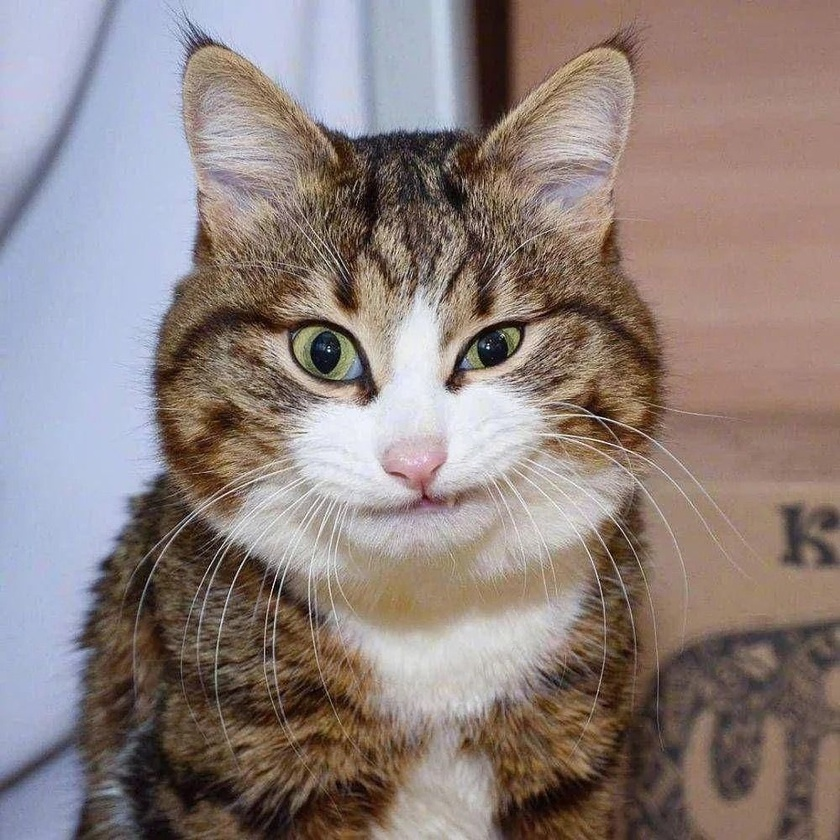
#> input picture kucing.jpg, 840 x 840 px, shrunk from 1000 x 1000 before the run
$ python latihan6.py
#> lines starting #> are read from the running program, lines starting #| are printed output that depends on the picture
import cv2

img = cv2.imread('kucing.jpg', 1)
#> img is the input picture: shape (840, 840, 3); mean B, G, R 125.4, 128.5, 142
cv2.imshow("original imgae", img)

#clahe (contrast limited adaptive histogram equalization)
clahe = cv2.createCLAHE(clipLimit=3., tileGridSize=(8,8))

lab = cv2.cvtColor(img, cv2.COLOR_RGB2LAB)
#> lab: shape (840, 840, 3); mean of channels 0, 1, 2 135.7, 130.4, 120.1
l, a, b = cv2.split(lab)
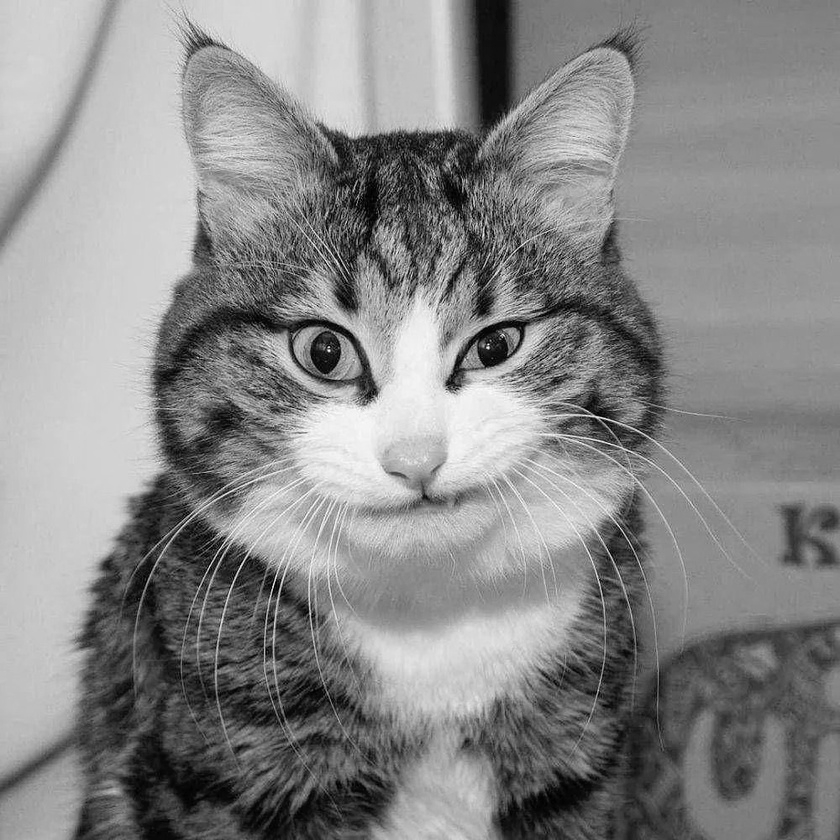
#> l: shape (840, 840); min 0, max 255, mean 135.7
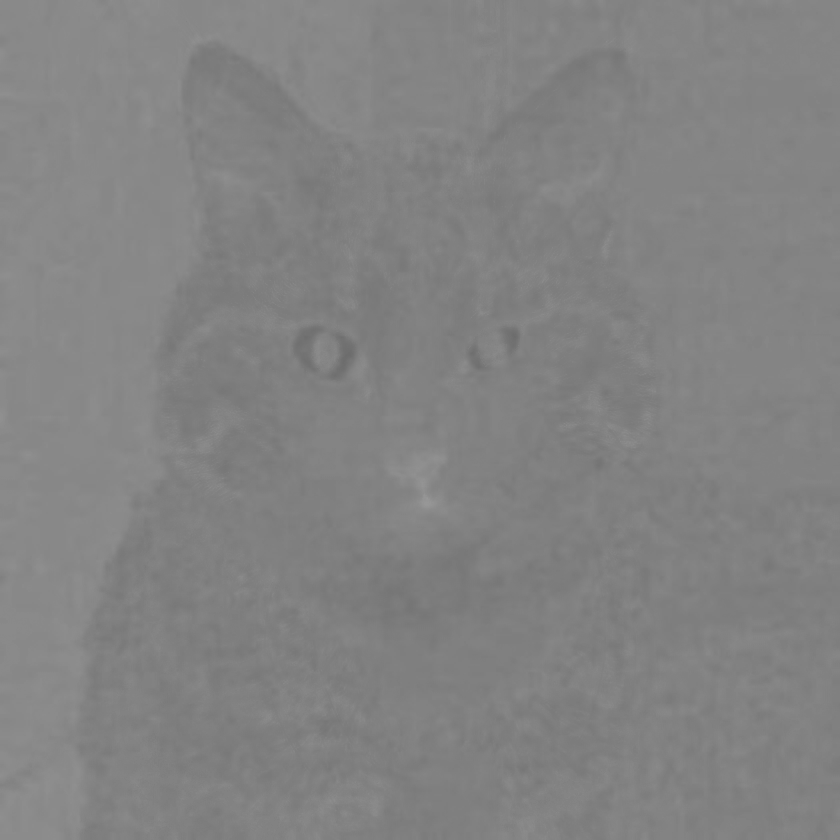
#> a: shape (840, 840); min 108, max 152, mean 130.4
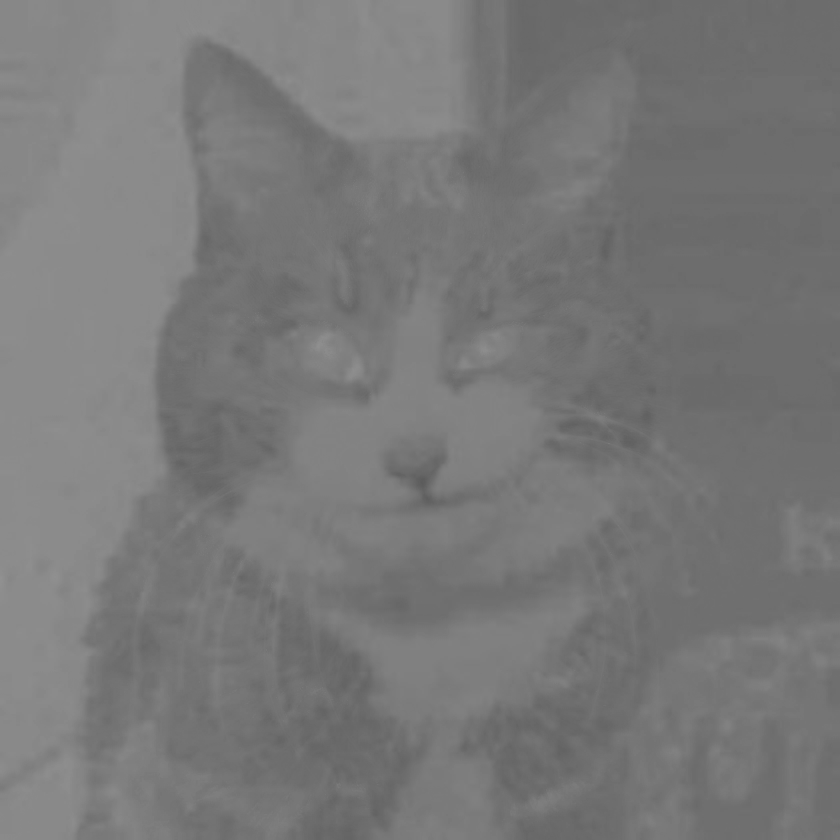
#> b: shape (840, 840); min 91, max 145, mean 120.1
l2 = clahe.apply(l)
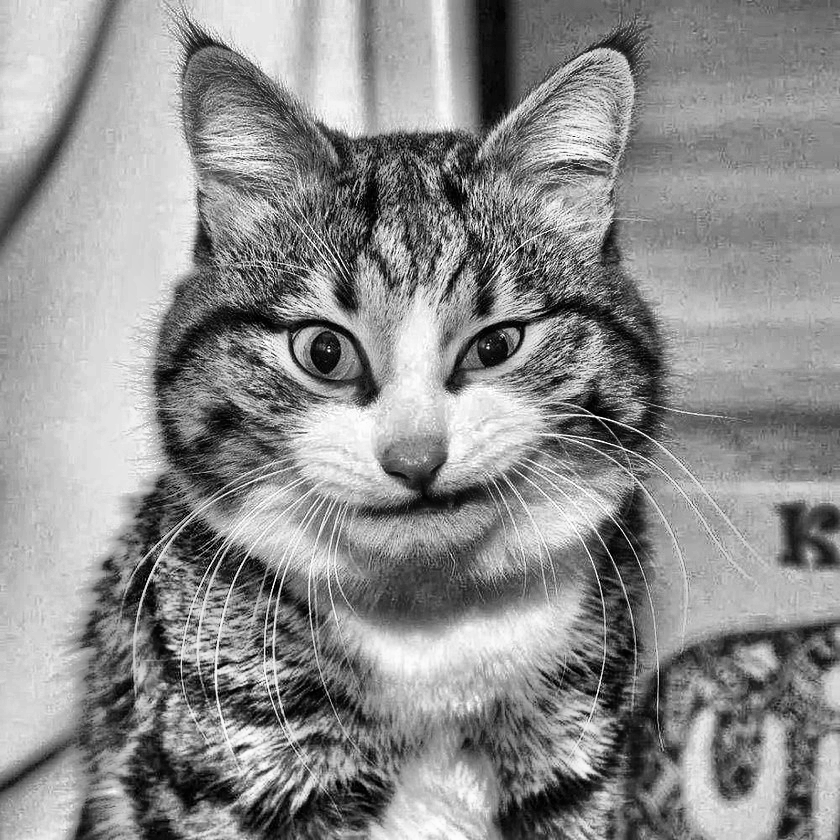
#> l2: shape (840, 840); min 0, max 255, mean 141.5

lab = cv2.merge((l2, a, b))
#> lab: shape (840, 840, 3); mean of channels 0, 1, 2 141.5, 130.4, 120.1
img2 = cv2.cvtColor(lab, cv2.COLOR_Lab2BGR)
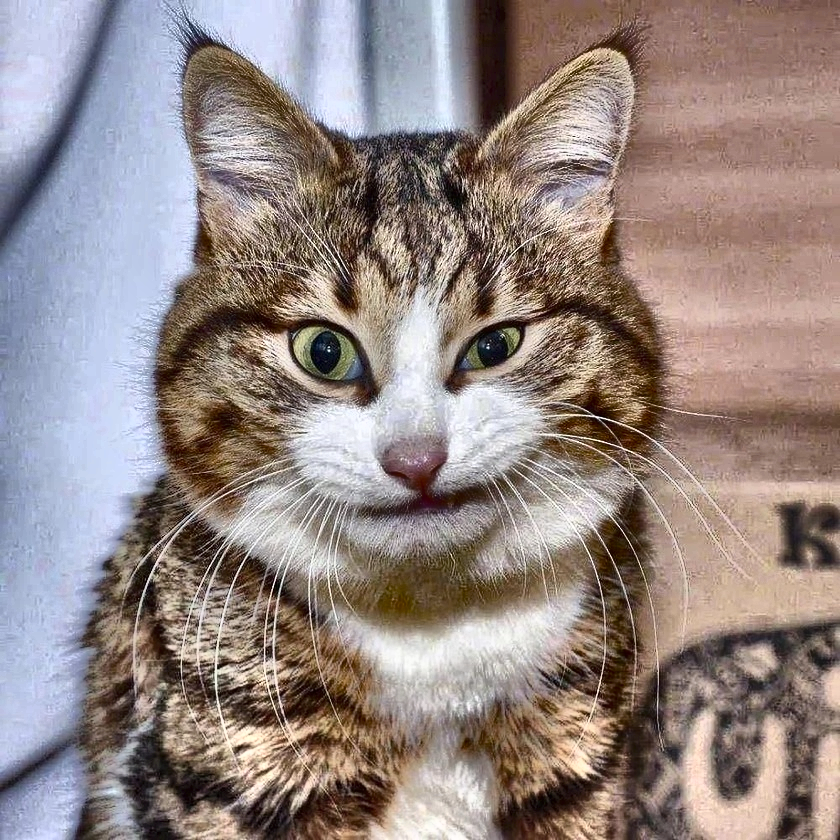
#> img2: shape (840, 840, 3); mean R, G, B 148.3, 134.8, 131.5
cv2.imshow('hasil peningkatan kontras dengan clahe', img2)

cv2.waitKey(0)
cv2.destroyAllWindows()
